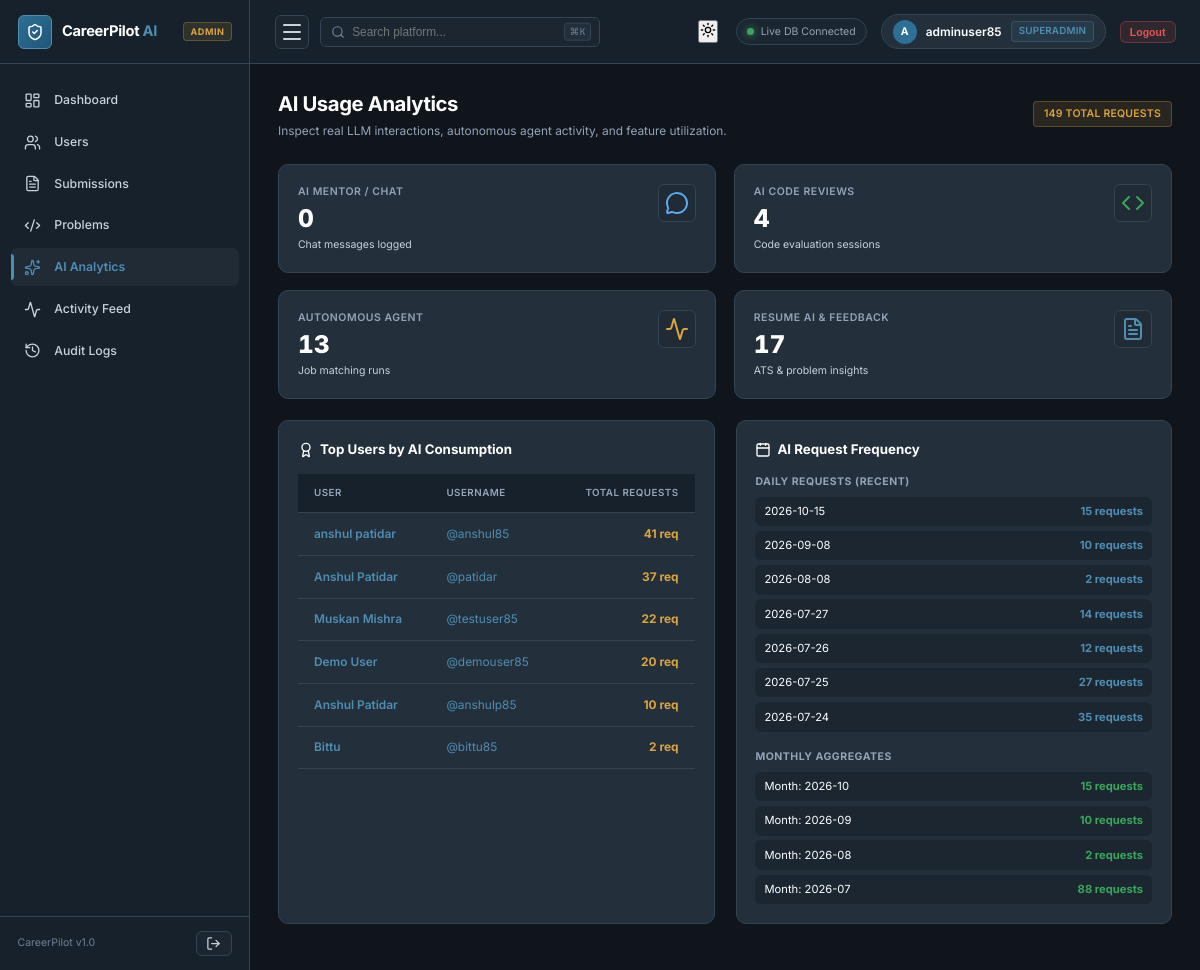
/admin/ai-analytics (signed in), run on the app's committed database.
### tables this page shows
CREATE TABLE users (
    id INTEGER PRIMARY KEY AUTOINCREMENT,
    username TEXT NOT NULL UNIQUE,
    email TEXT NOT NULL UNIQUE,
    password_hash TEXT NOT NULL,
    full_name TEXT DEFAULT '',
    avatar_url TEXT DEFAULT '/static/images/default-avatar.png',
    bio TEXT DEFAULT '',
    phone TEXT DEFAULT '',
    location TEXT DEFAULT '',
    linkedin_url TEXT DEFAULT '',
    github_url TEXT DEFAULT '',
    portfolio_url TEXT DEFAULT '',
    role TEXT DEFAULT 'user' CHECK(role IN ('user', 'admin')),
    is_active INTEGER DEFAULT 1,
    last_login TIMESTAMP,
    created_at TIMESTAMP DEFAULT CURRENT_TIMESTAMP,
    updated_at TIMESTAMP DEFAULT CURRENT_TIMESTAMP
);

### backend/routes/admin.py (the view)
@admin_bp.route('/ai-analytics')
@admin_required
def ai_analytics():
    analytics = AdminAnalyticsService.get_ai_analytics()
    return render_template('admin/ai_analytics.html', analytics=analytics)

### backend/database/db.py (called while the page is built)
def get_db_path() -> str:
    base_dir = os.path.dirname(os.path.dirname(os.path.dirname(os.path.abspath(__file__))))
    return os.path.join(base_dir, DATABASE_PATH)

def get_connection(db_path: Optional[str] = None) -> sqlite3.Connection:
    path = db_path or get_db_path()
    conn = sqlite3.connect(path)
    conn.row_factory = sqlite3.Row
    conn.execute("PRAGMA foreign_keys = ON")
    conn.execute("PRAGMA journal_mode = WAL")
    return conn

@contextmanager
def get_db(db_path: Optional[str] = None):
    conn = get_connection(db_path)
    try:
        yield conn
        conn.commit()
    except Exception:
        conn.rollback()
        raise
    finally:
        conn.close()

def execute_query(query: str, params: tuple = (), db_path: Optional[str] = None) -> list[dict]:
    from backend.utils.logger import db_logger
    import time
    start = time.time()
    with get_db(db_path) as db:
        cursor = db.execute(query, params)
        rows = cursor.fetchall()
        duration = int((time.time() - start) * 1000)
        table = query.split('FROM')[1].split('WHERE')[0].strip() if 'FROM' in query else 'unknown'
        log_msg = f"\n[DB]\nSELECT\n{table}\nRows:{len(rows)}\n{duration} ms"
        db_logger.info(log_msg)
        return [dict(row) for row in rows]

def execute_one(query: str, params: tuple = (), db_path: Optional[str] = None) -> Optional[dict]:
    from backend.utils.logger import db_logger
    import time
    start = time.time()
    with get_db(db_path) as db:
        cursor = db.execute(query, params)
        row = cursor.fetchone()
        duration = int((time.time() - start) * 1000)
        table = query.split('FROM')[1].split('WHERE')[0].strip() if 'FROM' in query else 'unknown'
        log_msg = f"\n[DB]\nSELECT ONE\n{table}\nRows:{1 if row else 0}\n{duration} ms"
        db_logger.info(log_msg)
        return dict(row) if row else None

### backend/routes/admin.py (called while the page is built, shortened)
def admin_required(f):
    @functools.wraps(f)
    def decorated_function(*args, **kwargs):
        return f(*args, **kwargs)
    return decorated_function

### templates/admin/ai_analytics.html (shortened to what this page needs)
{% extends "admin/layout.html" %}
{% block content %}
<div class="admin-header">
    <div>
        <h1 class="admin-title">AI Usage Analytics</h1>
        <p class="admin-subtitle">Inspect real LLM interactions, autonomous agent activity, and feature utilization.</p>
    </div>
    <div>
        <span class="adm-badge adm-badge-accent" style="padding: 4px 10px; font-size: 0.75rem;">
            {{ analytics.total_ai_requests }} Total Requests
        </span>
    </div>
</div>
<div class="adm-grid-4">
    <div class="adm-card adm-metric-card">
        <div>
            <div class="adm-metric-label">AI Mentor / Chat</div>
            <div class="adm-metric-value">{{ analytics.mentor_requests }}</div>
            <div class="adm-metric-desc">Chat messages logged</div>
        </div>
        <div class="adm-metric-icon info"><i data-lucide="message-circle"></i></div>
    </div>
    <div class="adm-card adm-metric-card">
        <div>
            <div class="adm-metric-label">AI Code Reviews</div>
            <div class="adm-metric-value">{{ analytics.code_reviews }}</div>
            <div class="adm-metric-desc">Code evaluation sessions</div>
        </div>
        <div class="adm-metric-icon success"><i data-lucide="code"></i></div>
    </div>
    <div class="adm-card adm-metric-card">
        <div>
            <div class="adm-metric-label">Autonomous Agent</div>
            <div class="adm-metric-value">{{ analytics.agent_usage }}</div>
            <div class="adm-metric-desc">Job matching runs</div>
        </div>
        <div class="adm-metric-icon accent"><i data-lucide="activity"></i></div>
    </div>
    <div class="adm-card adm-metric-card">
        <div>
            <div class="adm-metric-label">Resume AI & Feedback</div>
            <div class="adm-metric-value">{{ analytics.resume_ai + analytics.problem_feedback }}</div>
            <div class="adm-metric-desc">ATS & problem insights</div>
        </div>
        <div class="adm-metric-icon primary"><i data-lucide="file-text"></i></div>
    </div>
</div>
<div class="adm-grid-2">
    <div class="adm-card">
        <h3 style="font-size: 0.95rem; font-weight: 700; color: var(--text-primary); margin-bottom: 1rem; display:flex; align-items:center; gap:6px;">
            <i data-lucide="award" style="width:16px;height:16px;"></i> Top Users by AI Consumption
        </h3>
        {% if analytics.top_users %}
            <div class="adm-table-scroll">
                <table class="adm-table">
                    <thead>
                        <tr>
                            <th>User</th>
                            <th>Username</th>
                            <th style="text-align: right;">Total Requests</th>
                        </tr>
                    </thead>
                    <tbody>
                        {% for u in analytics.top_users %}
                            <tr>
                                <td style="font-weight: 600;">
                                    <a href="{{ url_for('admin.user_detail', user_id=u.id) }}">
                                        {{ u.full_name or u.username }}
                                    </a>
                                </td>
                                <td><span style="color: var(--primary-light);">@{{ u.username }}</span></td>
                                <td style="text-align: right; font-weight: 700; color: var(--accent);">
                                    {{ u.total_ai_requests }} req
                                </td>
                            </tr>
                        {% endfor %}
                    </tbody>
                </table>
            </div>
        {% else %}
            <p style="color: var(--text-muted); padding: 1.5rem; text-align: center; font-size: 0.85rem;">
                No data available
            </p>
        {% endif %}
    </div>
    <div class="adm-card">
        <h3 style="font-size: 0.95rem; font-weight: 700; color: var(--text-primary); margin-bottom: 1rem; display:flex; align-items:center; gap:6px;">
            <i data-lucide="calendar" style="width:16px;height:16px;"></i> AI Request Frequency
        </h3>
        <div style="margin-bottom: 1.25rem;">
            <h4 style="font-size: 0.75rem; text-transform: uppercase; color: var(--text-tertiary); letter-spacing: 0.05em; margin-bottom: 0.5rem;">Daily Requests (Recent)</h4>
            {% if analytics.daily_requests %}
                <div style="display: flex; flex-direction: column; gap: 0.35rem;">
                    {% for d in analytics.daily_requests %}
                        <div style="display: flex; justify-content: space-between; font-size: 0.8rem; padding: 0.45rem 0.65rem; background: var(--bg-input); border-radius: var(--radius-sm);">
                            <span>{{ d.day_date }}</span>
                            <strong style="color: var(--primary-light);">{{ d.count }} requests</strong>
                        </div>
                    {% endfor %}
                </div>
            {% else %}
                <p style="color: var(--text-muted); font-size: 0.8rem;">No data available</p>
            {% endif %}
        </div>
        <div>
            <h4 style="font-size: 0.75rem; text-transform: uppercase; color: var(--text-tertiary); letter-spacing: 0.05em; margin-bottom: 0.5rem;">Monthly Aggregates</h4>
            {% if analytics.monthly_requests %}
                <div style="display: flex; flex-direction: column; gap: 0.35rem;">
                    {% for m in analytics.monthly_requests %}
                        <div style="display: flex; justify-content: space-between; font-size: 0.8rem; padding: 0.45rem 0.65rem; background: var(--bg-input); border-radius: var(--radius-sm);">
                            <span>Month: {{ m.month_num }}</span>
                            <strong style="color: var(--success);">{{ m.count }} requests</strong>
                        </div>
                    {% endfor %}
                </div>
            {% else %}
                <p style="color: var(--text-muted); font-size: 0.8rem;">No data available</p>
            {% endif %}
        </div>
    </div>
</div>
{% endblock %}

### static/css/admin.css (style rules this page uses)
:root { --primary: #2E6F95; --primary-light: #4F8DB1; --primary-dark: #1E5678; --accent: #D9A441; --accent-light: #E8C66D; --accent-dark: #B98524; --bg-primary: #10151B; --bg-secondary: #17212B; --bg-tertiary: #202B36; --bg-card: #232F3B; --bg-card-hover: #2A3847; --bg-input: #1B2631; --text-primary: #FFFFFF; --text-secondary: #C8D2DC; --text-tertiary: #94A3B8; --text-muted: #718096; --border: #344452; --success: #3BA55C; --warning: #F4B942; --danger: #E25555; --info: #5DA9E9; --sidebar-width: 250px; --sidebar-collapsed-width: 72px; --navbar-height: 64px; --radius-sm: 6px; --radius-md: 10px; --radius-lg: 14px; --shadow-sm: 0 1px 3px rgba(0, 0, 0, 0.3); --shadow-md: 0 4px 16px rgba(0, 0, 0, 0.4); --shadow-lg: 0 12px 32px rgba(0, 0, 0, 0.5); --transition: all 0.2s cubic-bezier(0.16, 1, 0.3, 1); }
*, *::before, *::after { margin: 0; padding: 0; box-sizing: border-box; }
html { font-size: 14px; scroll-behavior: smooth; -webkit-text-size-adjust: 100%; }
body.admin-body { background-color: var(--bg-primary); color: var(--text-primary); font-family: 'Inter', -apple-system, BlinkMacSystemFont, 'Segoe UI', Roboto, sans-serif; line-height: 1.5; min-height: 100vh; overflow-x: hidden; -webkit-font-smoothing: antialiased; }
a { color: var(--primary-light); text-decoration: none; transition: var(--transition); }
.admin-header { display: flex; align-items: center; justify-content: space-between; flex-wrap: wrap; gap: 1rem; margin-bottom: 1.75rem; }
.admin-title { font-size: 1.45rem; font-weight: 700; color: var(--text-primary); letter-spacing: -0.02em; }
.admin-subtitle { font-size: 0.85rem; color: var(--text-tertiary); margin-top: 0.2rem; }
.adm-grid-4 { display: grid; grid-template-columns: repeat(4, 1fr); gap: 1.25rem; margin-bottom: 1.5rem; }
.adm-grid-2 { display: grid; grid-template-columns: repeat(2, 1fr); gap: 1.5rem; margin-bottom: 1.5rem; }
.adm-card { background: var(--bg-card); border: 1px solid var(--border); border-radius: var(--radius-md); padding: 1.35rem; transition: var(--transition); }
.adm-metric-card { display: flex; align-items: flex-start; justify-content: space-between; }
.adm-metric-label { font-size: 0.75rem; font-weight: 600; text-transform: uppercase; letter-spacing: 0.05em; color: var(--text-tertiary); margin-bottom: 0.35rem; }
.adm-metric-value { font-size: 1.75rem; font-weight: 800; color: var(--text-primary); line-height: 1.1; font-feature-settings: "tnum"; font-variant-numeric: tabular-nums; }
.adm-metric-desc { font-size: 0.75rem; color: var(--text-secondary); margin-top: 0.4rem; }
.adm-metric-icon { width: 38px; height: 38px; border-radius: var(--radius-sm); display: flex; align-items: center; justify-content: center; font-size: 1.25rem; background: var(--bg-tertiary); border: 1px solid var(--border); flex-shrink: 0; }
.adm-metric-icon.primary { color: var(--primary-light); }
.adm-metric-icon.accent { color: var(--accent); }
.adm-metric-icon.success { color: var(--success); }
.adm-metric-icon.info { color: var(--info); }
.adm-table-scroll { width: 100%; overflow-x: auto; -webkit-overflow-scrolling: touch; }
.adm-table { width: 100%; border-collapse: collapse; text-align: left; font-size: 0.85rem; white-space: nowrap; }
.adm-table th { background: var(--bg-secondary); padding: 0.85rem 1.15rem; color: var(--text-tertiary); font-weight: 600; text-transform: uppercase; font-size: 0.7rem; letter-spacing: 0.05em; border-bottom: 1px solid var(--border); }
.adm-table td { padding: 0.85rem 1.15rem; border-bottom: 1px solid var(--border); color: var(--text-secondary); vertical-align: middle; }
.adm-badge { display: inline-flex; align-items: center; padding: 2px 7px; border-radius: 4px; font-size: 0.7rem; font-weight: 600; letter-spacing: 0.02em; text-transform: uppercase; }
.adm-badge-accent { background: rgba(217, 164, 65, 0.12); color: var(--accent); border: 1px solid rgba(217, 164, 65, 0.3); }
@media (max-width: 1200px) { .adm-grid-4 { grid-template-columns: repeat(2, 1fr); } }

### data on the page
users: full_name "anshul patidar", username "anshul85", total_ai_requests "41"
users: full_name "Anshul Patidar", username "patidar", total_ai_requests "37"
users: full_name "Muskan Mishra", username "testuser85", total_ai_requests "22"
users: full_name "Demo User", username "demouser85", total_ai_requests "20"
users: full_name "Anshul Patidar", username "anshulp85", total_ai_requests "10"
users: full_name "Bittu", username "bittu85", total_ai_requests "2"

### other printed values
{{ (session.get('admin_username') or 'A')[:1]|upper }} "A"
{{ session.get('admin_username') or 'Administrator' }} "adminuser85"
{{ analytics.total_ai_requests }} "149"
{{ analytics.mentor_requests }} "0"
{{ analytics.code_reviews }} "4"
{{ analytics.agent_usage }} "13"
{{ analytics.resume_ai + analytics.problem_feedback }} "17"
{{ d.day_date }} "2026-10-15" "2026-09-08" "2026-08-08" "2026-07-27" "2026-07-26" "2026-07-25" "2026-07-24"
{{ d.count }} "15" "10" "2" "14" "12" "27" "35"
{{ m.month_num }} "2026-10" "2026-09" "2026-08" "2026-07"
{{ m.count }} "15" "10" "2" "88"
